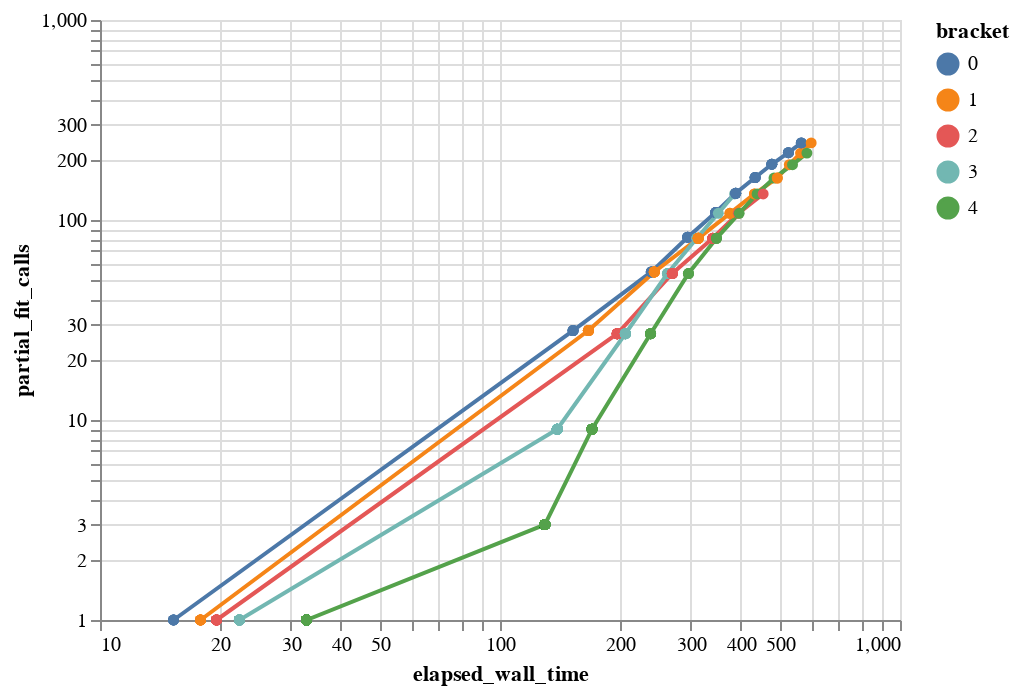

The notebook cell saved with this chart:
### Code cell
import altair as alt
alt.Chart(df).mark_line(point=True).encode(
    y=alt.Y("partial_fit_calls", scale=alt.Scale(type="log")),
    x=alt.X("elapsed_wall_time", scale=alt.Scale(type="log")),
    color="bracket:N",
)

### Figure 1 — Vega-Lite specification as saved in the notebook (floating-point values rounded to 4 significant figures; data arrays with more than 128 entries replaced by an {"elided": "..."} marker saying what was removed)
{"$schema": "https://vega.github.io/schema/vega-lite/v2.6.0.json", "config": {"view": {"height": 300, "width": 400}}, "data": {"name": "data-4d9638e23946c18dcb56559c7b7f9b4f"}, "datasets": {"data-4d9638e23946c18dcb56559c7b7f9b4f": {"elided": "426 records"}}, "encoding": {"color": {"field": "bracket", "type": "nominal"}, "x": {"field": "elapsed_wall_time", "scale": {"type": "log"}, "type": "quantitative"}, "y": {"field": "partial_fit_calls", "scale": {"type": "log"}, "type": "quantitative"}}, "mark": {"point": true, "type": "line"}}
